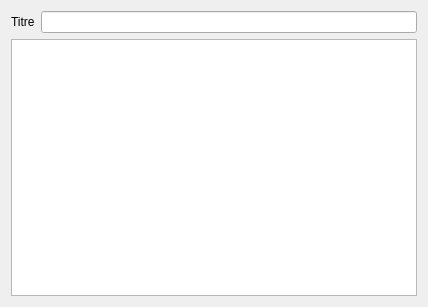
<?xml version="1.0" encoding="UTF-8"?>
<ui version="4.0">
 <class>TableWidget</class>
 <widget class="QWidget" name="TableWidget">
  <property name="geometry">
   <rect>
    <x>0</x>
    <y>0</y>
    <width>428</width>
    <height>307</height>
   </rect>
  </property>
  <property name="windowTitle">
   <string>Form</string>
  </property>
  <layout class="QGridLayout" name="gridLayout_2">
   <item row="0" column="0">
    <layout class="QGridLayout" name="gridLayout">
     <item row="0" column="0">
      <layout class="QHBoxLayout" name="horizontalLayout">
       <item>
        <widget class="QLabel" name="label">
         <property name="text">
          <string>Titre</string>
         </property>
         <property name="buddy">
          <cstring>lineEditTitre</cstring>
         </property>
        </widget>
       </item>
       <item>
        <widget class="QLineEdit" name="lineEditTitre"/>
       </item>
      </layout>
     </item>
     <item row="1" column="0">
      <widget class="QTableWidget" name="tableWidget"/>
     </item>
    </layout>
   </item>
  </layout>
 </widget>
 <resources/>
 <connections/>
</ui>
